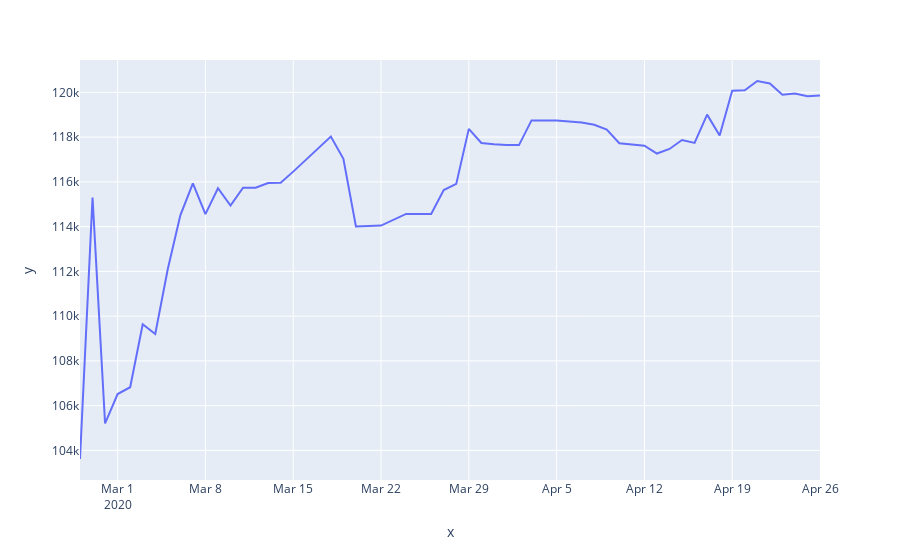

Here is the notebook cell this chart was saved with:
### Code cell
px.line(x = x, y=two_flats)
